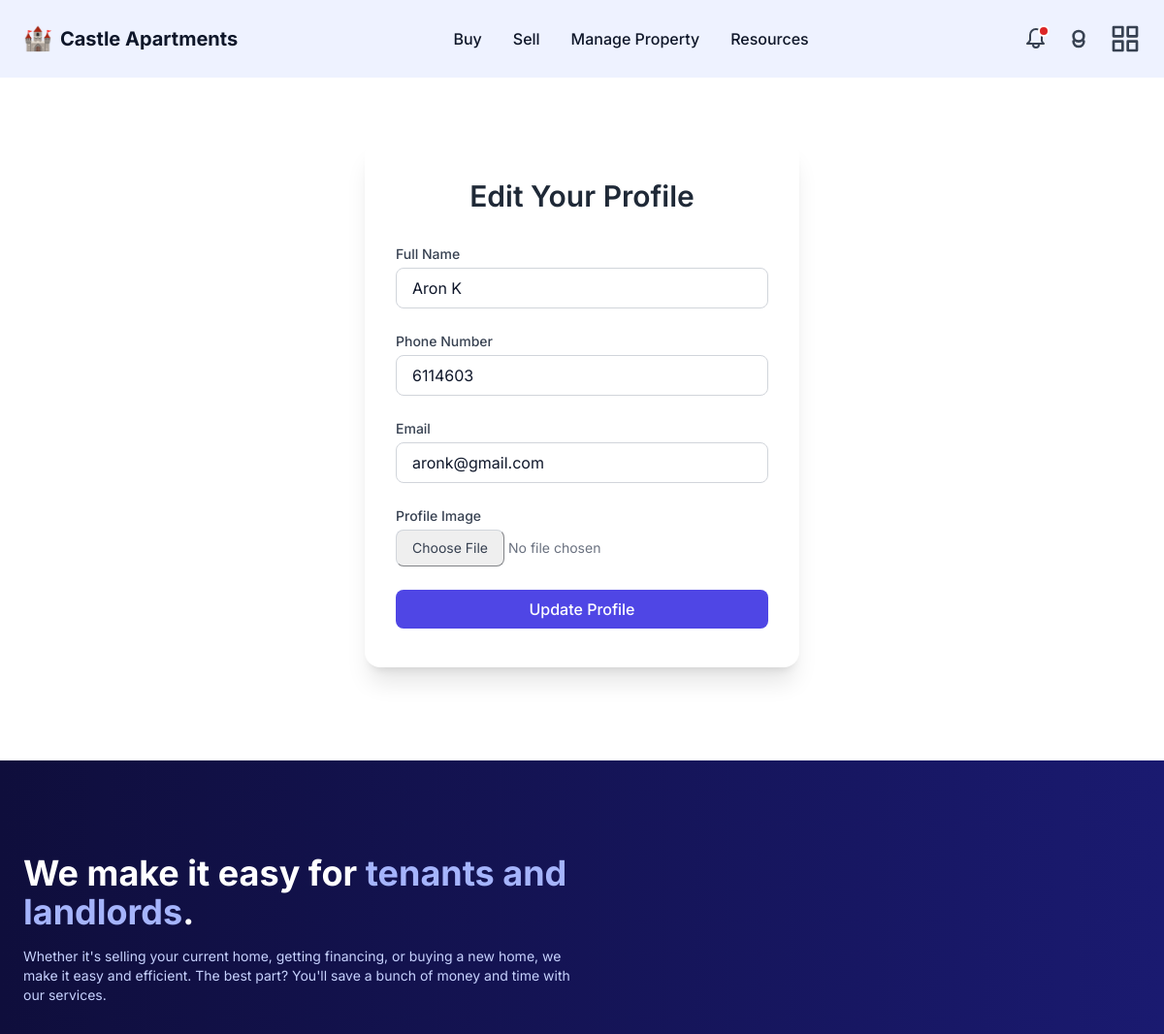
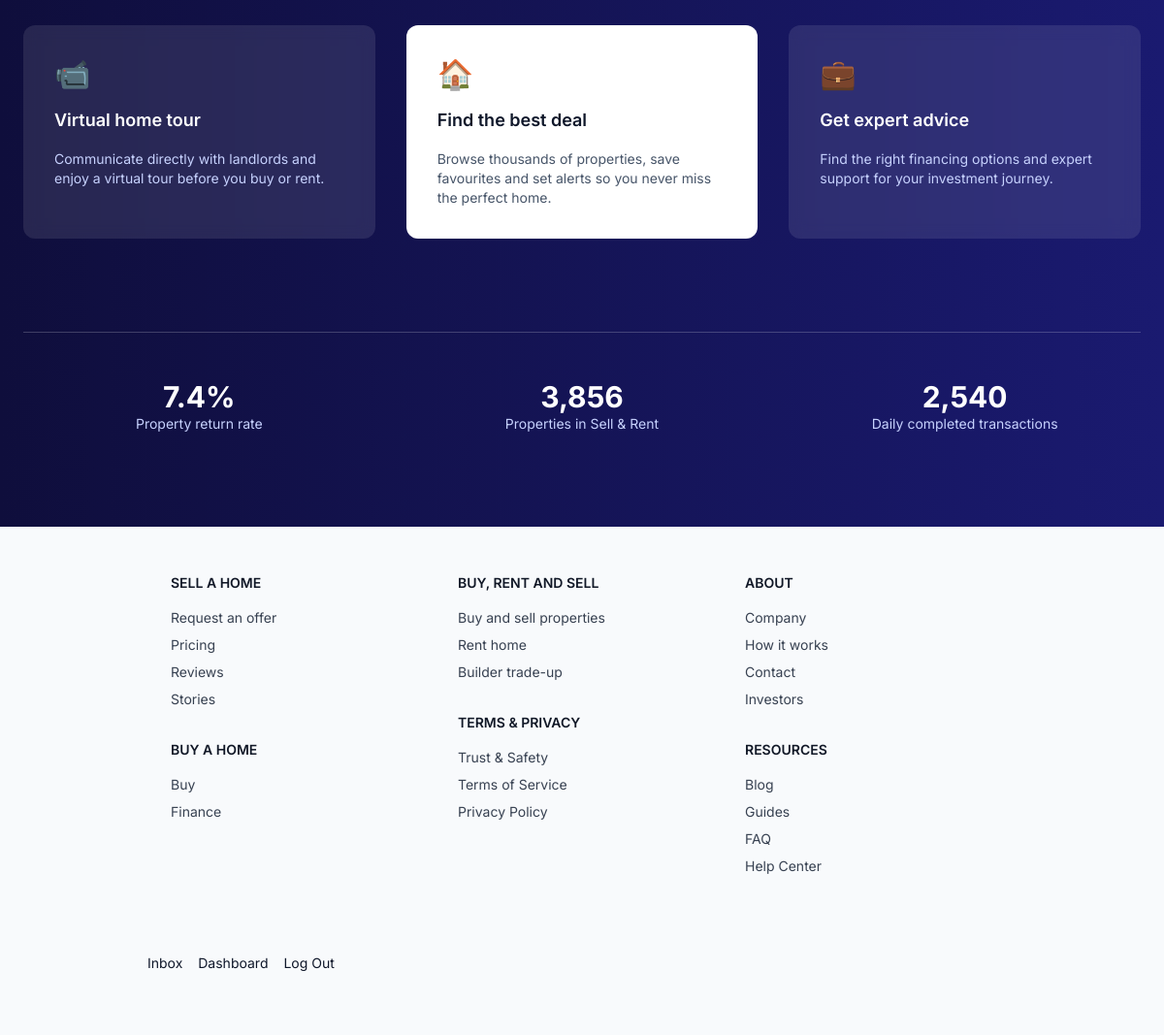
Screenshot of /users/profile/edit/ (signed in) with the database file from the repository (2 pictures, top to bottom).
### users/models.py (models this page shows, shortened)
class User(AbstractUser):
    BUYER = 'buyer'
    INDIVIDUAL_SELLER = 'individual_seller'
    AGENCY_SELLER = 'agency_seller'
    USER_TYPE_CHOICES = [
        (BUYER, 'Buyer'),
        (INDIVIDUAL_SELLER, 'Individual Seller'),
        (AGENCY_SELLER, 'Agency Seller'),
    ]
    phone = models.CharField(max_length=20, blank=True)
    email = models.EmailField('email address', unique=True)
    name = models.CharField('full name', max_length=255, blank=True)
    profile_image = models.ImageField(
        upload_to=user_profile_image_path,
        blank=True,
        null=True,
        help_text='Upload a profile picture.'
    )
    user_type = models.CharField(
        max_length=20,
        choices=USER_TYPE_CHOICES,
        default=BUYER,
        help_text='Designates the type of user.'
    )
    USERNAME_FIELD = 'username'
    REQUIRED_FIELDS = ['email', 'user_type', 'name']

### users/views.py (the view, shortened to what this page needs)
# urls.py: path('profile/edit/',      ProfileEditView.as_view(),             name='profile_edit'),
class ProfileEditView(LoginRequiredMixin, UpdateView):
    form_class    = ProfileForm
    template_name = 'users/profile_edit.html'
    success_url   = reverse_lazy('users:profile')
    def get_object(self):
        return self.request.user

### users/templates/users/profile_edit.html (shortened to what this page needs)
{% extends "base.html" %}
{% block content %}
<div class="max-w-md mx-auto mt-16">
  <div class="bg-white shadow-xl rounded-2xl px-8 py-10">
    <h1 class="text-3xl font-semibold text-gray-800 text-center mb-8">Edit Your Profile</h1>
    <form method="post" enctype="multipart/form-data" class="space-y-6">
      <div>
        <label for="{{ form.name.id_for_label }}" class="block text-sm font-medium text-gray-700 mb-1">
          Full Name
        </label>
        {{ form.name }}
      </div>
      <div>
        <label for="{{ form.phone.id_for_label }}" class="block text-sm font-medium text-gray-700 mb-1">
          Phone Number
        </label>
        {{ form.phone }}
      </div>
      <div>
        <label for="{{ form.email.id_for_label }}" class="block text-sm font-medium text-gray-700 mb-1">
          Email
        </label>
        {{ form.email }}
      </div>
      <div>
        <label for="{{ form.profile_image.id_for_label }}" class="block text-sm font-medium text-gray-700 mb-1">
          Profile Image
        </label>
        {{ form.profile_image }}
      </div>
      <button type="submit"
              class="w-full py-2 bg-indigo-600 hover:bg-indigo-700 text-white font-medium rounded-lg">
        Update Profile
      </button>
    </form>
  </div>
</div>
{% endblock %}

### rows the page displays
User: name "Aron K", phone "6114603", email "aronk@gmail.com"
